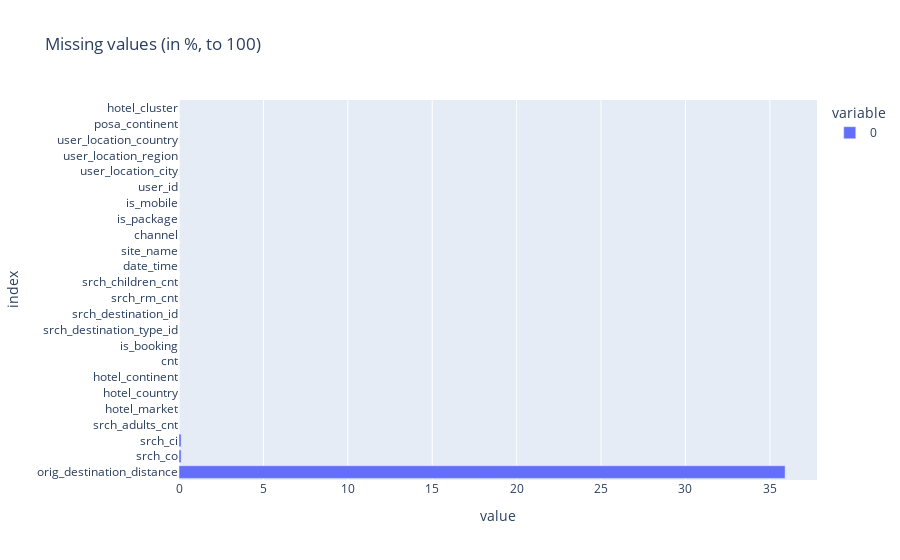

Notebook source saved alongside this figure:
### Code cell
from plotly.express import bar

bar((df.isnull().sum().sort_values(ascending=False) * 100) / len(df), title='Missing values (in %, to 100)', orientation='h', labels={
    'x': 'Missing values (to 100%)',
    'y': 'Column'
})

### Figure 1 — Plotly figure (JSON) as saved in the notebook; plotly's stock layout.template omitted (floating-point values rounded to 4 significant figures)
{"data": [{"alignmentgroup": "True", "hovertemplate": "variable=0<br>value=%{x}<br>index=%{y}<extra></extra>", "legendgroup": "0", "marker": {"color": "#636efa", "pattern": {"shape": ""}}, "name": "0", "offsetgroup": "0", "orientation": "h", "showlegend": true, "textposition": "auto", "type": "bar", "x": [35.9, 0.125, 0.125, 0, 0, 0, 0, 0, 0, 0, 0, 0, 0, 0, 0, 0, 0, 0, 0, 0, 0, 0, 0, 0], "xaxis": "x", "y": ["orig_destination_distance", "srch_co", "srch_ci", "srch_adults_cnt", "hotel_market", "hotel_country", "hotel_continent", "cnt", "is_booking", "srch_destination_type_id", "srch_destination_id", "srch_rm_cnt", "srch_children_cnt", "date_time", "site_name", "channel", "is_package", "is_mobile", "user_id", "user_location_city", "user_location_region", "user_location_country", "posa_continent", "hotel_cluster"], "yaxis": "y"}], "layout": {"barmode": "relative", "legend": {"title": {"text": "variable"}, "tracegroupgap": 0}, "title": {"text": "Missing values (in %, to 100)"}, "xaxis": {"anchor": "y", "domain": [0, 1], "title": {"text": "value"}}, "yaxis": {"anchor": "x", "domain": [0, 1], "title": {"text": "index"}}}}
